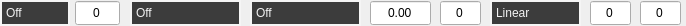
<?xml version="1.0" encoding="UTF-8"?>
<ui version="4.0">
 <class>modlineForm</class>
 <widget class="QWidget" name="modlineForm">
  <property name="geometry">
   <rect>
    <x>0</x>
    <y>0</y>
    <width>686</width>
    <height>26</height>
   </rect>
  </property>
  <property name="windowTitle">
   <string>Form</string>
  </property>
  <property name="styleSheet">
   <string notr="true">/*----------- QComboBox ------------*/
QComboBox
{
	font: 12pt &quot;Futura PT&quot;;
	border: 2px solid rgb(245, 245, 245);
	background: rgb(60, 60, 60);
	color: rgb(242, 242, 242);
	padding: 1px 3px 1px 4px;
 }

QComboBox QListView
{
	background-color: rgb(60, 60, 60);
	border: transparent;
	font: 12pt &quot;Futura PT&quot;;
	padding-left: 3px;
	padding-right: 3px;
	min-width: 70px;
}

QComboBox QAbstractItemView
{
    min-width: 90px;
	icon-size: 0px; /* this getes rid of the space of an icon to the left of items */
}

QComboBox::item:alternate
{
	background: rgb(90, 90, 90);
}

QComboBox::item:selected
{
	border: 1px solid transparent;
	background: rgb(0,174,239);
}

QComboBox::indicator
{
	background-color: transparent;
	selection-background-color: transparent;
	color: transparent;
	selection-color: white;
}

QComboBox::drop-down
{
	width: 1px;
	height: 1px;
	subcontrol-origin: margin;
	subcontrol-position: right center;
	border-left-width: 0px;
	border-right-width: 0px;
	border-top-width: 0px;
	border-bottom-width: 0px;
	padding: 1px 1px 1px 4px;
}

QComboBox::disabled
{
	font: 12pt &quot;Futura PT&quot;;
	border: 2px solid rgb(100, 100, 100);
	background: rgba(20, 20, 20, 100);
	color: rgb(100, 100, 100);
	padding: 1px 3px 1px 4px;
}

QComboBox::focus
{
	border: 2px solid rgb(0, 174, 239);
}

QComboBox::down-arrow
{
	border: none;
	background: none;
	image: url(:/ui/ui_images/combobox_menu_arrows.svg);
	padding-right: 15px;
}

QComboBox::down-arrow:disabled
{
	image: none;
}</string>
  </property>
  <widget class="QComboBox" name="destination">
   <property name="geometry">
    <rect>
     <x>0</x>
     <y>0</y>
     <width>70</width>
     <height>26</height>
    </rect>
   </property>
   <property name="toolTip">
    <string>Sets the type of MIDI message to output.</string>
   </property>
   <property name="styleSheet">
    <string notr="true">QComboBox QAbstractItemView
{
    min-width: 110px;
}</string>
   </property>
   <item>
    <property name="text">
     <string>Off</string>
    </property>
   </item>
   <item>
    <property name="text">
     <string>Bend</string>
    </property>
   </item>
   <item>
    <property name="text">
     <string>CC</string>
    </property>
   </item>
   <item>
    <property name="text">
     <string>Channel Pressure</string>
    </property>
   </item>
   <item>
    <property name="text">
     <string>Poly Aftertouch</string>
    </property>
   </item>
  </widget>
  <widget class="SelectAllSpinBox" name="cc_number">
   <property name="geometry">
    <rect>
     <x>75</x>
     <y>0</y>
     <width>45</width>
     <height>26</height>
    </rect>
   </property>
   <property name="toolTip">
    <string>Selects the CC# to output. </string>
   </property>
   <property name="frame">
    <bool>true</bool>
   </property>
   <property name="alignment">
    <set>Qt::AlignCenter</set>
   </property>
   <property name="buttonSymbols">
    <enum>QAbstractSpinBox::NoButtons</enum>
   </property>
   <property name="maximum">
    <number>127</number>
   </property>
   <property name="value">
    <number>0</number>
   </property>
  </widget>
  <widget class="QComboBox" name="source_a">
   <property name="geometry">
    <rect>
     <x>130</x>
     <y>0</y>
     <width>111</width>
     <height>26</height>
    </rect>
   </property>
   <property name="toolTip">
    <string>Sets the type of sensor data coming from the 12 Step (for Voice A).</string>
   </property>
   <property name="styleSheet">
    <string notr="true">QComboBox QAbstractItemView
{
    min-width: 115px;
	icon-size: 0px; /* this getes rid of the space of an icon to the left of items */
}</string>
   </property>
   <item>
    <property name="text">
     <string>Off</string>
    </property>
   </item>
   <item>
    <property name="text">
     <string>Velocity</string>
    </property>
   </item>
   <item>
    <property name="text">
     <string>Velocity (Inverted)</string>
    </property>
   </item>
   <item>
    <property name="text">
     <string>Pressure</string>
    </property>
   </item>
   <item>
    <property name="text">
     <string>Pressure (Inverted)</string>
    </property>
   </item>
   <item>
    <property name="text">
     <string>Tilt</string>
    </property>
   </item>
   <item>
    <property name="text">
     <string>Tilt (Inverted)</string>
    </property>
   </item>
   <item>
    <property name="text">
     <string>KeyNum</string>
    </property>
   </item>
   <item>
    <property name="text">
     <string>KeyNum (Inverted)</string>
    </property>
   </item>
   <item>
    <property name="text">
     <string>Pedal</string>
    </property>
   </item>
   <item>
    <property name="text">
     <string>Pedal (Inverted)</string>
    </property>
   </item>
  </widget>
  <widget class="QComboBox" name="source_b">
   <property name="geometry">
    <rect>
     <x>250</x>
     <y>0</y>
     <width>111</width>
     <height>26</height>
    </rect>
   </property>
   <property name="toolTip">
    <string>Sets the type of sensor data coming from the 12 Step (for Voice B).</string>
   </property>
   <property name="styleSheet">
    <string notr="true">QComboBox QAbstractItemView
{
    min-width: 115px;
	icon-size: 0px; /* this getes rid of the space of an icon to the left of items */
}</string>
   </property>
   <item>
    <property name="text">
     <string>Off</string>
    </property>
   </item>
   <item>
    <property name="text">
     <string>Velocity</string>
    </property>
   </item>
   <item>
    <property name="text">
     <string>Velocity (Inverted)</string>
    </property>
   </item>
   <item>
    <property name="text">
     <string>Pressure</string>
    </property>
   </item>
   <item>
    <property name="text">
     <string>Pressure (Inverted)</string>
    </property>
   </item>
   <item>
    <property name="text">
     <string>Tilt</string>
    </property>
   </item>
   <item>
    <property name="text">
     <string>Tilt (Inverted)</string>
    </property>
   </item>
   <item>
    <property name="text">
     <string>KeyNum</string>
    </property>
   </item>
   <item>
    <property name="text">
     <string>KeyNum (Inverted)</string>
    </property>
   </item>
   <item>
    <property name="text">
     <string>Pedal</string>
    </property>
   </item>
   <item>
    <property name="text">
     <string>Pedal (Inverted)</string>
    </property>
   </item>
  </widget>
  <widget class="QDoubleSpinBox" name="gain">
   <property name="geometry">
    <rect>
     <x>370</x>
     <y>0</y>
     <width>61</width>
     <height>26</height>
    </rect>
   </property>
   <property name="toolTip">
    <string>Multiplies incoming values by the specified amount.&lt;p&gt;Range: -999.0 - 999.0</string>
   </property>
   <property name="alignment">
    <set>Qt::AlignCenter</set>
   </property>
   <property name="buttonSymbols">
    <enum>QAbstractSpinBox::NoButtons</enum>
   </property>
   <property name="minimum">
    <double>-999.000000000000000</double>
   </property>
   <property name="maximum">
    <double>999.990000000000009</double>
   </property>
  </widget>
  <widget class="SelectAllSpinBox" name="offset">
   <property name="geometry">
    <rect>
     <x>440</x>
     <y>0</y>
     <width>41</width>
     <height>26</height>
    </rect>
   </property>
   <property name="toolTip">
    <string>Adds the set amount to any incoming values (use negative numbers to subtract).&lt;p&gt;Range: -999 - 999</string>
   </property>
   <property name="frame">
    <bool>true</bool>
   </property>
   <property name="alignment">
    <set>Qt::AlignCenter</set>
   </property>
   <property name="buttonSymbols">
    <enum>QAbstractSpinBox::NoButtons</enum>
   </property>
   <property name="minimum">
    <number>-999</number>
   </property>
   <property name="maximum">
    <number>999</number>
   </property>
  </widget>
  <widget class="QComboBox" name="table">
   <property name="geometry">
    <rect>
     <x>490</x>
     <y>0</y>
     <width>91</width>
     <height>26</height>
    </rect>
   </property>
   <property name="toolTip">
    <string>Sets the type of curve to &lt;br&gt;apply to incoming values. </string>
   </property>
   <property name="styleSheet">
    <string notr="true">QComboBox QAbstractItemView
{
    min-width: 85px;
	icon-size: 0px; /* this getes rid of the space of an icon to the left of items */
}</string>
   </property>
   <item>
    <property name="text">
     <string>Linear</string>
    </property>
   </item>
   <item>
    <property name="text">
     <string>Sine</string>
    </property>
   </item>
   <item>
    <property name="text">
     <string>Cosine</string>
    </property>
   </item>
   <item>
    <property name="text">
     <string>Exponential</string>
    </property>
   </item>
   <item>
    <property name="text">
     <string>Logarithmic</string>
    </property>
   </item>
   <item>
    <property name="text">
     <string>DeadZone</string>
    </property>
   </item>
  </widget>
  <widget class="SelectAllSpinBox" name="min">
   <property name="geometry">
    <rect>
     <x>590</x>
     <y>0</y>
     <width>41</width>
     <height>26</height>
    </rect>
   </property>
   <property name="toolTip">
    <string>Sets the minimum value that can be output.&lt;p&gt;Range: 0-127</string>
   </property>
   <property name="frame">
    <bool>true</bool>
   </property>
   <property name="alignment">
    <set>Qt::AlignCenter</set>
   </property>
   <property name="buttonSymbols">
    <enum>QAbstractSpinBox::NoButtons</enum>
   </property>
   <property name="minimum">
    <number>0</number>
   </property>
   <property name="maximum">
    <number>127</number>
   </property>
  </widget>
  <widget class="SelectAllSpinBox" name="max">
   <property name="geometry">
    <rect>
     <x>640</x>
     <y>0</y>
     <width>41</width>
     <height>26</height>
    </rect>
   </property>
   <property name="toolTip">
    <string>Sets the maximum value that can be output.&lt;p&gt;Range: 0-127</string>
   </property>
   <property name="frame">
    <bool>true</bool>
   </property>
   <property name="alignment">
    <set>Qt::AlignCenter</set>
   </property>
   <property name="buttonSymbols">
    <enum>QAbstractSpinBox::NoButtons</enum>
   </property>
   <property name="minimum">
    <number>0</number>
   </property>
   <property name="maximum">
    <number>127</number>
   </property>
  </widget>
  <zorder>cc_number</zorder>
  <zorder>destination</zorder>
  <zorder>source_a</zorder>
  <zorder>source_b</zorder>
  <zorder>gain</zorder>
  <zorder>offset</zorder>
  <zorder>table</zorder>
  <zorder>min</zorder>
  <zorder>max</zorder>
 </widget>
 <customwidgets>
  <customwidget>
   <class>SelectAllSpinBox</class>
   <extends>QSpinBox</extends>
   <header>selectallspinbox.h</header>
  </customwidget>
 </customwidgets>
 <resources/>
 <connections/>
</ui>
